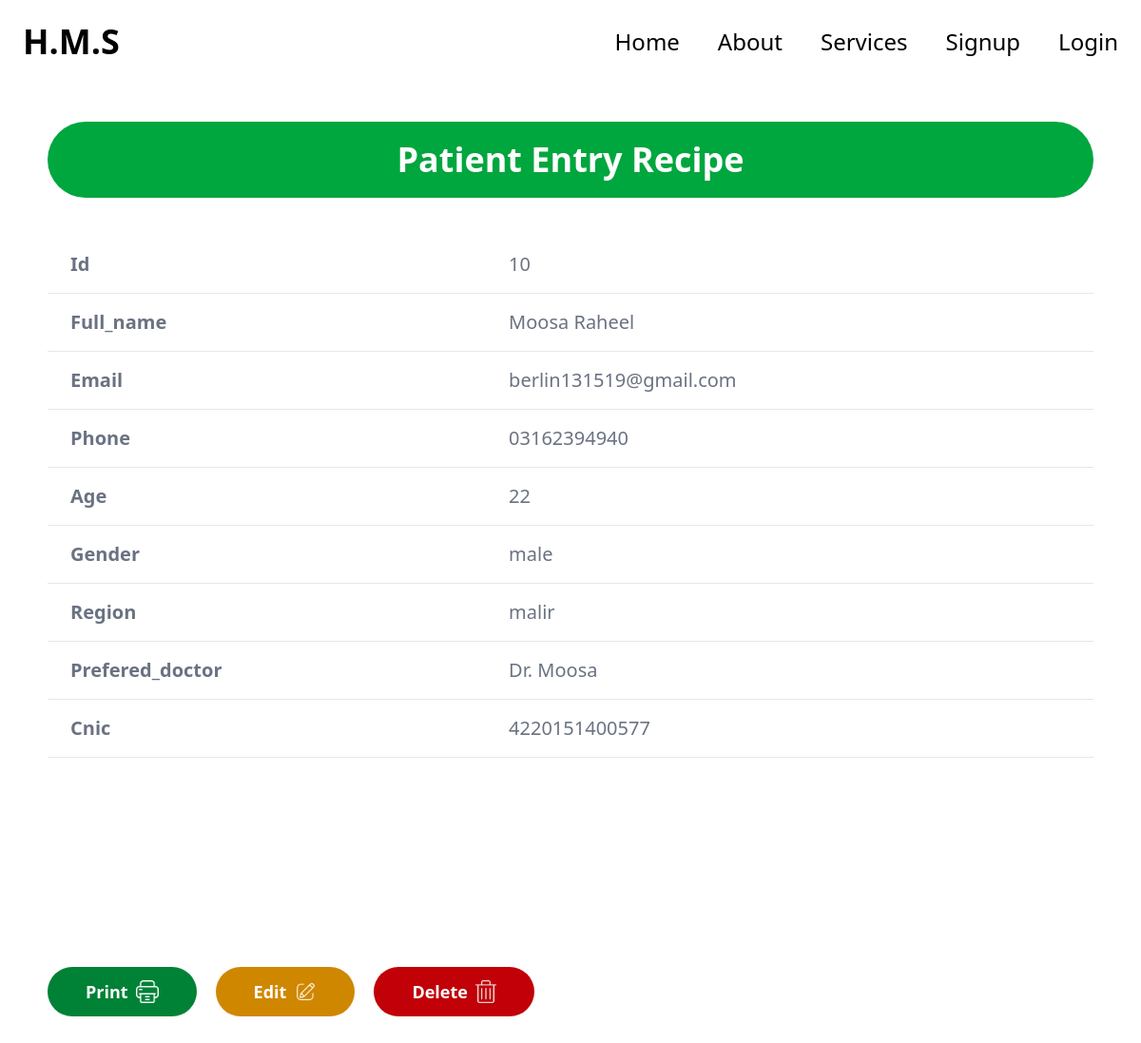
The page /operator/patient-recipe/10/ on the database its author committed.
### hms_operator/models.py (models this page shows, shortened)
class Patient(models.Model):
    full_name = models.CharField(max_length=120)
    email = models.EmailField(max_length=70)
    phone = models.CharField(max_length=15)
    age = models.PositiveIntegerField()
    gender = models.CharField(choices=GENDER_CHOICES)
    region = models.CharField(max_length=20, choices=REGION_CHOICES)
    prefered_doctor = models.CharField(max_length=20, choices=DOCTORS)
    cnic = models.CharField(max_length=13)
    date = models.DateField(auto_now=True)
    time = models.TimeField(auto_now=True)

### hms_operator/views.py (the view)
# urls.py: path("patient-recipe/<int:id>/", patient_entry_recipe, name="patient_recipe"),
def patient_entry_recipe(request, id):
    try:
        patient = Patient.objects.get(pk=id)
        patient = model_to_dict(patient)
    except:
        patient = None
    return render(request,"operator/patient_entry_recipe.html", {"patient" : patient})

### hms_operator/templates/operator/patient_entry_recipe.html (shortened to what this page needs)
{% extends "base.html" %}
{% load static %}
{% block content %}
<div class="w-11/12 mx-auto my-10 print-area">
    <h1 class="bg-green-600 text-4xl text-center text-white font-bold py-5 rounded-full">Patient Entry Recipe</h1>
<div class="relative overflow-x-auto ">
    {% if patient %}
    <table class="w-full  text-left rtl:text-right text-gray-500 dark:text-gray-400 mt-10 text-xl">
        <tbody>
            {% for key, value in patient.items %}
             <tr class="bg-white border-b dark:bg-gray-800 dark:border-gray-700 border-gray-200">
                <td class="px-6 py-4 font-bold">
                    {{key | capfirst}}
                </td>
                <td class="px-6 py-4">
                    {{value}}
                </td>
            </tr>
            {% endfor %}
        </tbody>
    </table>
    {% else %}
    <h2 class="text-center text-5xl font-bold my-6">No Data Found</h2>
    {% endif %}
</div>
<div class="box h-40 flex justify-between items-center my-5">
    <div class="sign h-40 w-40 "></div>
    <div class="qr h-40 w-40 ">
    </div>
</div>
{% if patient %}
<div class="buttons flex gap-5">
<button class="bg-green-700 text-white py-3 px-10 text-lg flex gap-2 items-center font-bold rounded-full mt-5 cursor-pointer" onclick="window.print()">Print <img src="{% static "img/print.png" %}" alt="" class="h-[1.5rem] invert-100 print-btn"></button>
<button class="bg-yellow-600 text-white py-3 px-10 text-lg flex gap-2 items-center font-bold rounded-full mt-5 cursor-pointer">Edit <img src="{% static "img/edit.png" %}" alt="" class="h-[1.5rem] invert-100 print-btn" onclick="window.print()"></button>
<form action="{% url "delete-patient-info" patient.id%}" method="post">
    <button class="bg-red-700 text-white py-3 px-10 text-lg flex gap-2 items-center font-bold rounded-full mt-5 cursor-pointer">Delete <img src="{% static "img/delete.png" %}" alt="" class="h-[1.5rem] invert-100 print-btn" onclick="window.print()"></button>
</form>
</div>
{% endif %}
</div>
{% endblock content %}

### rows shown on the page
Patient: patient "Moosa Raheel" "berlin131519@gmail.com" "03162394940" "male" "malir" "Dr. Moosa" "4220151400577"

### other values the page prints
{{ key | capfirst }} "Id" "Full_name" "Email" "Phone" "Age" "Gender" "Region" "Prefered_doctor" "Cnic"
{{ value }} "10" "22"
